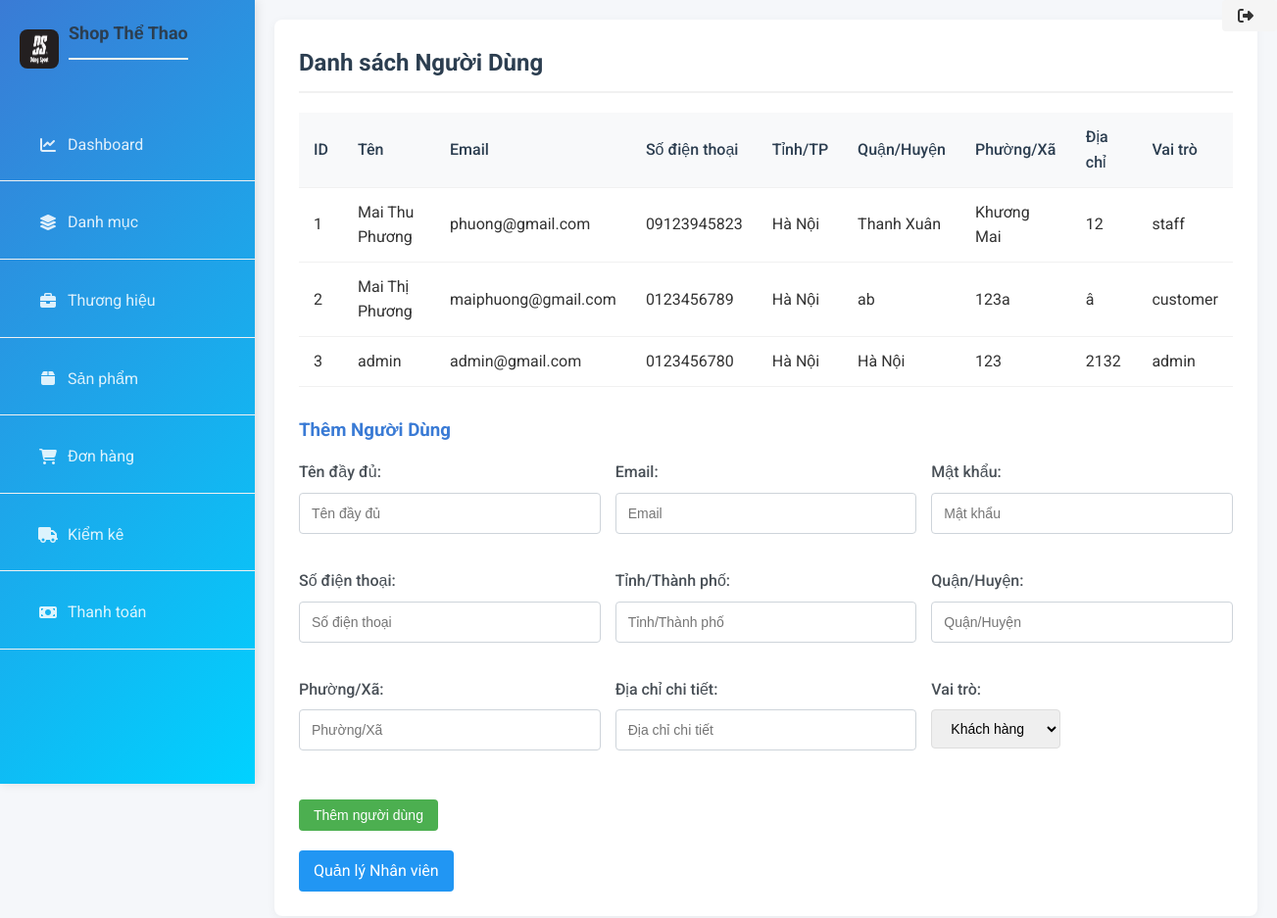
The page /user/ on the database its author committed.
### models/user.py (models this page shows, shortened)
class User(db.Model):
    __tablename__ = 'users'
    id_user = Column(Integer, primary_key=True, autoincrement=True)
    fullname = Column(String(255))
    email = Column(String(255), unique=True)
    password_hash = Column(String(255))
    phone = Column(String(15))
    province = Column(Text)
    district = Column(Text)
    address = Column(Text)
    ward = Column(Text)
    role = Column(Enum('customer', 'admin', 'staff'))

### routes/user.py (the view)
@user_bp.route("/")
def list_user():
    users = User.query.all()
    return render_template("admin/user.html", users=users)

### app.py (called while the page is built)
@app.before_request
def log_request_info():
    logging.info(f"Body: {request.get_data()}")

### templates/admin/user.html (shortened to what this page needs)
{% extends 'admin/base.html' %}
{% block content %}
    <h2>Danh sách Người Dùng</h2>
    <table>
        <tr>
            <th>ID</th>
            <th>Tên</th>
            <th>Email</th>
            <th>Số điện thoại</th>
            <th>Tỉnh/TP</th>
            <th>Quận/Huyện</th>
            <th>Phường/Xã</th>
            <th>Địa chỉ</th>
            <th>Vai trò</th>
        </tr>
        {% for user in users %}
        <tr>
            <td>{{ user.id_user }}</td>
            <td>{{ user.fullname }}</td>
            <td>{{ user.email }}</td>
            <td>{{ user.phone }}</td>
            <td>{{ user.province }}</td>
            <td>{{ user.district }}</td>
            <td>{{ user.ward }}</td>
            <td>{{ user.address }}</td>
            <td>{{ user.role }}</td>
        </tr>
        {% endfor %}
    </table>
    <h3>Thêm Người Dùng</h3>
    <form action="{{ url_for('user.add_user') }}" method="post">
        <div class="form-group">
            <label for="fullname">Tên đầy đủ:</label>
            <input type="text" id="fullname" name="fullname" placeholder="Tên đầy đủ" required>
        </div>
        <div class="form-group">
            <label for="email">Email:</label>
            <input type="email" id="email" name="email" placeholder="Email" required>
        </div>
        <div class="form-group">
            <label for="password">Mật khẩu:</label>
            <input type="password" id="password" name="password" placeholder="Mật khẩu" required>
        </div>
        <div class="form-group">
            <label for="phone">Số điện thoại:</label>
            <input type="text" id="phone" name="phone" placeholder="Số điện thoại" required>
        </div>
        <div class="form-group">
            <label for="province">Tỉnh/Thành phố:</label>
            <input type="text" id="province" name="province" placeholder="Tỉnh/Thành phố" required>
        </div>
        <div class="form-group">
            <label for="district">Quận/Huyện:</label>
            <input type="text" id="district" name="district" placeholder="Quận/Huyện" required>
        </div>
        <div class="form-group">
            <label for="ward">Phường/Xã:</label>
            <input type="text" id="ward" name="ward" placeholder="Phường/Xã" required>
        </div>
        <div class="form-group">
            <label for="address">Địa chỉ chi tiết:</label>
            <input type="text" id="address" name="address" placeholder="Địa chỉ chi tiết" required>
        </div>
        <div class="form-group">
            <label for="role">Vai trò:</label>
            <select id="role" name="role" required>
                <option value="customer">Khách hàng</option>
            </select>
        </div>
        <div class="form-button">
            <button type="submit" class="btn-submit">Thêm người dùng</button>
        </div>
    </form>
    <div class="navigation-links">
        <a href="{{ url_for('staff.list_staff') }}" class="nav-link">Quản lý Nhân viên</a>
    </div>
{% endblock %}

### static/css/style.css (style rules this page uses)
* { margin: 0; padding: 0; box-sizing: border-box; }
body { font-family: 'Roboto', sans-serif; background-color: #f5f7fa; color: #333; line-height: 1.6; }
h2 { color: #2c3e50; margin-bottom: 20px; padding-bottom: 10px; border-bottom: 2px solid #f1f1f1; }
h3 { color: #3a7bd5; margin: 30px 0 15px 0; }
table { width: 100%; border-collapse: collapse; margin-bottom: 20px; background-color: white; }
th, td { padding: 12px 15px; text-align: left; border-bottom: 1px solid #f1f1f1; }
th { background-color: #f8f9fa; color: #2c3e50; font-weight: 500; }
form { display: grid; grid-template-columns: repeat(auto-fit, minmax(250px, 1fr)); gap: 15px; margin-top: 15px; }
input, select, button { padding: 10px 15px; border: 1px solid #ddd; border-radius: 4px; font-size: 14px; }
button { background-color: #3a7bd5; color: white; border: none; cursor: pointer; transition: background-color 0.3s; font-weight: 500; }
.form-group { margin-bottom: 20px; }
.form-group label { display: block; margin-bottom: 8px; color: #495057; font-weight: 500; }
.form-group input, .form-group textarea { width: 100%; padding: 12px; border: 1px solid #ced4da; border-radius: 4px; font-size: 14px; transition: border-color 0.3s; }
.btn-submit, .btn-cancel { padding: 10px 20px; border-radius: 4px; font-size: 14px; cursor: pointer; display: flex; align-items: center; transition: all 0.3s; border: none; }
.btn-submit { background-color: #5d87ff; color: white; }

### templates/admin/user.html (style rules this page uses)
.form-button { margin-top: 15px; }
.btn-submit { padding: 8px 15px; background-color: #4CAF50; color: white; border: none; border-radius: 4px; cursor: pointer; font-size: 14px; }
.navigation-links { margin-top: 20px; }
.nav-link { display: inline-block; padding: 8px 15px; background-color: #2196F3; color: white; text-decoration: none; border-radius: 4px; }

### rows shown on the page
User: id_user "1", fullname "Mai Thu Phương", email "phuong@gmail.com", phone "09123945823", province "Hà Nội", district "Thanh Xuân", ward "Khương Mai", address "12", role "staff"
User: id_user "2", fullname "Mai Thị Phương", email "maiphuong@gmail.com", phone "0123456789", province "Hà Nội", district "ab", ward "123a", address "â", role "customer"
User: id_user "3", fullname "admin", email "admin@gmail.com", phone "0123456780", province "Hà Nội", district "Hà Nội", ward "123", address "2132", role "admin"
